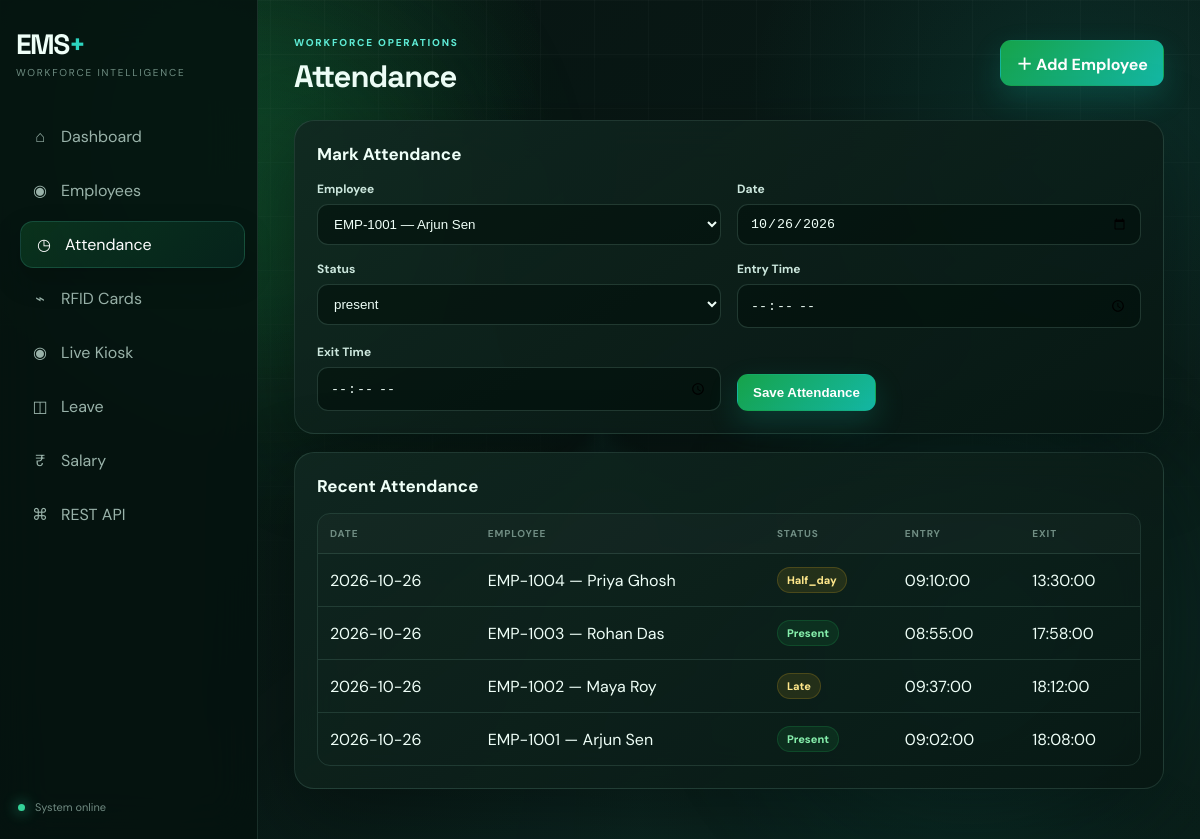
Screenshot of /attendance.php with the database file from the repository.
### tables this page shows
CREATE TABLE IF NOT EXISTS attendance (
 id BIGINT UNSIGNED AUTO_INCREMENT PRIMARY KEY,
 employee_id INT UNSIGNED NOT NULL,
 attendance_date DATE NOT NULL,
 status ENUM('present','absent','late','half_day','leave') NOT NULL,
 entry_time TIME NULL,
 exit_time TIME NULL,
 created_at TIMESTAMP DEFAULT CURRENT_TIMESTAMP,
 UNIQUE KEY uq_employee_date(employee_id,attendance_date),
 INDEX idx_attendance_date(attendance_date),
 FOREIGN KEY(employee_id) REFERENCES employees(id) ON DELETE CASCADE
);

CREATE TABLE IF NOT EXISTS employees (
 id INT UNSIGNED AUTO_INCREMENT PRIMARY KEY,
 employee_code VARCHAR(30) NOT NULL UNIQUE,
 name VARCHAR(120) NOT NULL,
 email VARCHAR(150) NOT NULL UNIQUE,
 phone VARCHAR(20) NOT NULL,
 department VARCHAR(100) NOT NULL,
 designation VARCHAR(100) NOT NULL,
 joining_date DATE NOT NULL,
 basic_salary DECIMAL(12,2) NOT NULL DEFAULT 0,
 status ENUM('active','inactive') NOT NULL DEFAULT 'active',
 address VARCHAR(255) DEFAULT NULL,
 city VARCHAR(100) DEFAULT NULL,
 created_at TIMESTAMP DEFAULT CURRENT_TIMESTAMP,
 updated_at TIMESTAMP DEFAULT CURRENT_TIMESTAMP ON UPDATE CURRENT_TIMESTAMP,
 INDEX idx_department(department), INDEX idx_status(status), INDEX idx_joining_date(joining_date)
);

### config/bootstrap.php (called while the page is built, shortened)
<?php
function e(mixed $v): string { return htmlspecialchars((string)($v ?? ''), ENT_QUOTES, 'UTF-8'); }

### classes/Attendance.php (called while the page is built, shortened)
<?php
class Attendance {
 public function recent(int $limit=15): array { $limit=max(1,min(100,$limit)); return $this->db->query('SELECT a.*,e.employee_code,e.name FROM attendance a JOIN employees e ON e.id=a.employee_id ORDER BY a.attendance_date DESC,a.id DESC LIMIT '.$limit)->fetch_all(MYSQLI_ASSOC); }
}

### public/attendance.php (the view)
<?php $title='Attendance'; require_once __DIR__.'/../partials/header.php'; $db=new Database(); $conn=$db->getConnection(); $employees=$conn->query("SELECT id,employee_code,name FROM employees WHERE status='active' ORDER BY name")->fetch_all(MYSQLI_ASSOC); $a=new Attendance($conn); $error=''; if($_SERVER['REQUEST_METHOD']==='POST'){try{verify_csrf($_POST['csrf_token']??null);$a->save((int)$_POST['employee_id'],$_POST['attendance_date'],$_POST['status'],$_POST['entry_time']?:null,$_POST['exit_time']?:null);redirect('attendance.php');}catch(Throwable $e){$error=$e->getMessage() ?: 'Unable to save attendance.';}} $rows=$a->recent(); ?>
<section class="panel"><?php if($error):?><div class="alert"><?=e($error)?></div><?php endif;?><div class="panel-head"><h2>Mark Attendance</h2></div><form method="post" class="form-grid"><input type="hidden" name="csrf_token" value="<?=e(csrf_token())?>"><div class="field"><label>Employee</label><select class="select" name="employee_id" required><?php foreach($employees as $e):?><option value="<?=$e['id']?>"><?=e($e['employee_code'].' — '.$e['name'])?></option><?php endforeach;?></select></div><div class="field"><label>Date</label><input class="input" type="date" name="attendance_date" value="<?=date('Y-m-d')?>" required></div><div class="field"><label>Status</label><select class="select" name="status"><option>present</option><option>absent</option><option>late</option><option>half_day</option><option>leave</option></select></div><div class="field"><label>Entry Time</label><input class="input" type="time" name="entry_time"></div><div class="field"><label>Exit Time</label><input class="input" type="time" name="exit_time"></div><div style="align-self:end"><button class="btn btn-primary">Save Attendance</button></div></form></section><section class="panel"><div class="panel-head"><h2>Recent Attendance</h2></div><div class="table-wrap"><table class="table"><thead><tr><th>Date</th><th>Employee</th><th>Status</th><th>Entry</th><th>Exit</th></tr></thead><tbody><?php foreach($rows as $r):?><tr><td><?=e($r['attendance_date'])?></td><td><?=e($r['employee_code'].' — '.$r['name'])?></td><td><span class="badge <?=e($r['status'])?>"><?=e($r['status'])?></span></td><td><?=e($r['entry_time'])?></td><td><?=e($r['exit_time'])?></td></tr><?php endforeach;?></tbody></table></div></section><?php require_once __DIR__.'/../partials/footer.php'; ?>

### public/assets/css/app.css (style rules this page uses)
:root { --bg:#071311;--bg2:#0b1f1a;--surface:rgba(13,30,25,.82);--surface2:rgba(18,40,33,.92);--ink:#effff8;--muted:#91aaa1;--line:rgba(159,220,198,.14);--primary:#22c55e;--primary2:#14b8a6;--cyan:#2dd4bf;--success:#34d399;--danger:#fb7185;--warning:#fbbf24;--shadow:0 26px 80px rgba(0,0,0,.35);font-family:"DM Sans",system-ui,sans-serif }
* { box-sizing:border-box }
html { scroll-behavior:smooth }
body { margin:0;min-height:100vh;color:var(--ink);background:radial-gradient(circle at 15% 5%,rgba(34,197,94,.16),transparent 28%),radial-gradient(circle at 90% 15%,rgba(20,184,166,.13),transparent 26%),linear-gradient(135deg,var(--bg),var(--bg2));overflow-x:hidden }
body:after { content:"";position:fixed;inset:0;pointer-events:none;background-image:linear-gradient(rgba(255,255,255,.025) 1px,transparent 1px),linear-gradient(90deg,rgba(255,255,255,.025) 1px,transparent 1px);background-size:54px 54px;mask-image:linear-gradient(to bottom,black,transparent 82%);z-index:-3 }
.card,.panel { background:linear-gradient(145deg,rgba(17,40,33,.9),rgba(7,22,18,.84));border:1px solid var(--line);border-radius:20px;box-shadow:var(--shadow);backdrop-filter:blur(20px) }
.panel { padding:22px;margin-top:18px;animation:rise .5s ease both }
.panel-head { display:flex;justify-content:space-between;align-items:center;margin-bottom:16px;gap:12px }
.panel h2 { font-size:17px;margin:0 }
.btn { display:inline-flex;align-items:center;justify-content:center;border:1px solid transparent;border-radius:11px;padding:10px 15px;font-weight:700;cursor:pointer;transition:.22s;white-space:nowrap }
.btn-primary { background:linear-gradient(135deg,#16a34a,#14b8a6);color:#fff;box-shadow:0 12px 30px rgba(20,184,166,.2) }
.input,.select,.textarea { width:100%;border:1px solid rgba(159,220,198,.18);border-radius:11px;padding:11px 12px;background:rgba(3,16,12,.58);color:var(--ink);outline:none;transition:.2s }
.input::placeholder { color:#627d73 }
.select option { background:#10251f;color:#fff }
.form-grid { display:grid;grid-template-columns:repeat(2,1fr);gap:16px }
.field label { display:block;font-size:12px;font-weight:700;margin:0 0 7px;color:#cce7dd }
.table-wrap { overflow:auto;border:1px solid var(--line);border-radius:13px }
.table { width:100%;border-collapse:collapse }
.table th,.table td { text-align:left;padding:13px 12px;border-bottom:1px solid var(--line);white-space:nowrap }
.table tr:last-child td { border-bottom:0 }
.table tbody tr { transition:.2s }
.table th { font-size:10px;text-transform:uppercase;color:#708d83;letter-spacing:.9px;background:rgba(255,255,255,.02) }
.badge { display:inline-block;padding:5px 9px;border-radius:999px;font-size:11px;font-weight:800;text-transform:capitalize;border:1px solid transparent }
.badge.active,.badge.present,.badge.approved { background:rgba(34,197,94,.1);color:#86efac;border-color:rgba(34,197,94,.18) }
.badge.late,.badge.pending,.badge.half_day { background:rgba(251,191,36,.1);color:#fde68a;border-color:rgba(251,191,36,.18) }

### rows the page displays
attendance: attendance_date "2026-10-26", employee.name "EMP-1004 — Priya Ghosh", status "Half_day", entry_time "09:10:00", exit_time "13:30:00"
attendance: attendance_date "2026-10-26", employee.name "EMP-1003 — Rohan Das", status "Present", entry_time "08:55:00", exit_time "17:58:00"
attendance: attendance_date "2026-10-26", employee.name "EMP-1002 — Maya Roy", status "Late", entry_time "09:37:00", exit_time "18:12:00"
attendance: attendance_date "2026-10-26", employee.name "EMP-1001 — Arjun Sen", status "Present", entry_time "09:02:00", exit_time "18:08:00"

### other values shown
$title "Attendance"
form field employee_id "EMP-1001 — Arjun Sen"
